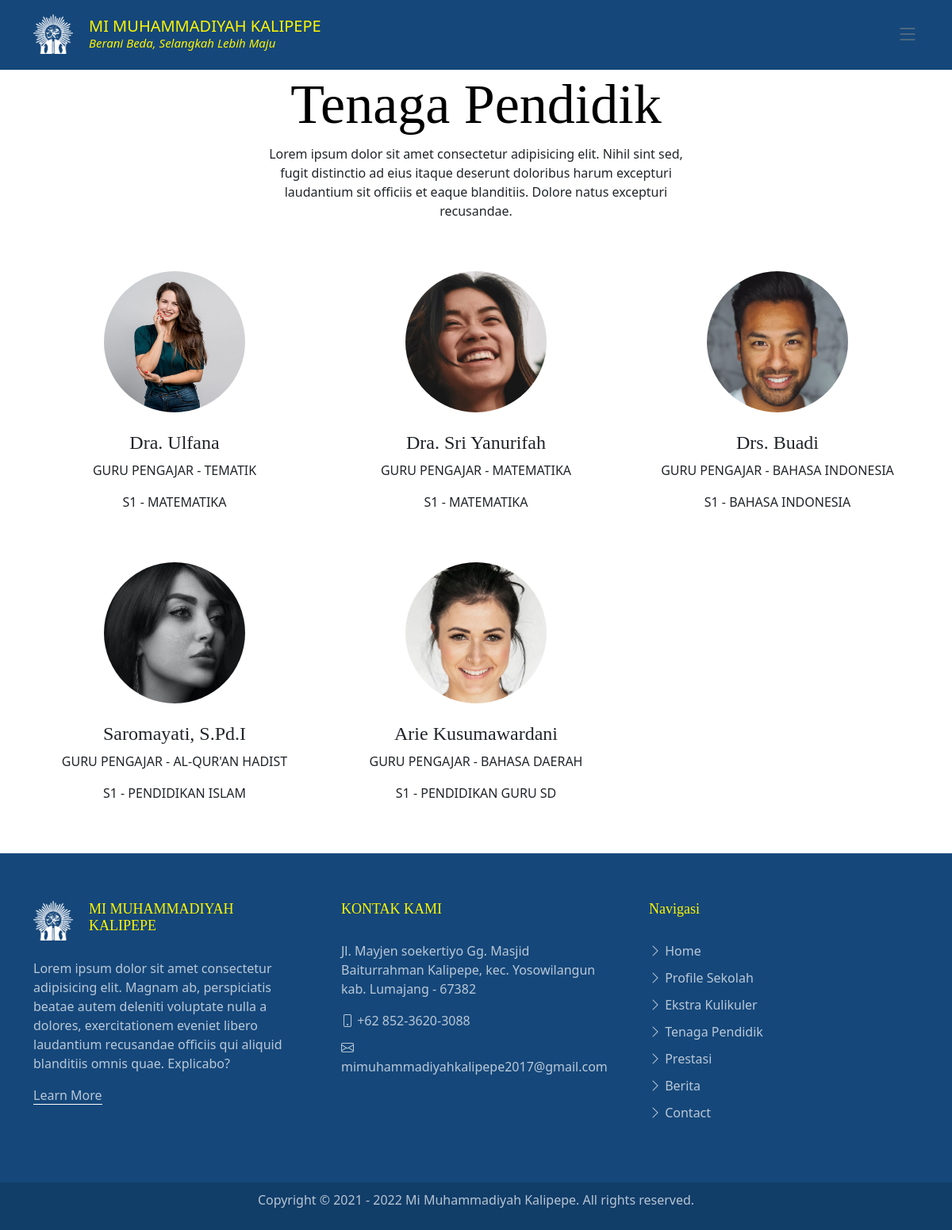
Page /index.php/home/tenaga_pendidik on the committed database.
### tables this page shows
CREATE TABLE `tb_guru` (
  `id_guru` int(11) NOT NULL,
  `nama_guru` varchar(64) NOT NULL,
  `nip_guru` int(18) NOT NULL,
  `jabatan_guru` enum('Guru Pengajar') NOT NULL,
  `id_pendidikan` int(11) NOT NULL,
  `pendidikan_terakhir` varchar(64) NOT NULL,
  `id_mapel` int(11) NOT NULL,
  `foto_guru` varchar(64) NOT NULL
);

CREATE TABLE `tb_mapel` (
  `id_mapel` int(11) NOT NULL,
  `mata_pelajaran` varchar(32) NOT NULL
);

CREATE TABLE `tb_pendidikan` (
  `id_pendidikan` int(11) NOT NULL,
  `jenjang_pendidikan` varchar(3) NOT NULL
);

### application/controllers/Home.php (called while the page is built, shortened)
<?php
class Home extends CI_Controller {
	public function __construct(){
		$this->load->model('main_model','', TRUE);
		$this->load->model('m_app','', TRUE);
		$this->load->library('pagination');
		$this->load->helper('url');
	}
	public function tenaga_pendidik(){
		$data['guru'] = $this->m_app->read_guru();
		$this->load->view('tenaga_pendidik',$data);
	}
}

### index.php (called while the page is built, shortened)
<?php
require_once BASEPATH.'core/CodeIgniter.php';

### application/models/M_app.php (called while the page is built, shortened)
<?php
class M_app extends CI_Model{
    function read_guru(){
        $this->db->select('*');
        $this->db->from('tb_guru');
        $this->db->join('tb_pendidikan','tb_pendidikan.id_pendidikan=tb_guru.id_pendidikan');
        $this->db->join('tb_mapel','tb_mapel.id_mapel=tb_guru.id_mapel');
        $this->db->order_by('id_guru','ASC');
        $query = $this->db->get();
        return $query->result();
    }
}
 ?>

### application/views/tenaga_pendidik.php (the view, shortened to what this page needs)
<!DOCTYPE html>
<html lang="en">
<head>
</head>
<body>
  <main id="main">
    <section>
      <div class="container" data-aos="fade-up">
        <div class="row">
          <div class="col-12 text-center mb-5">
            <h1 class="page-title">Tenaga Pendidik</h1>
            <div class="row justify-content-center">
              <div class="col-lg-6">
                <p>Lorem ipsum dolor sit amet consectetur adipisicing elit. Nihil sint sed, fugit distinctio ad eius itaque deserunt doloribus harum excepturi laudantium sit officiis et eaque blanditiis. Dolore natus excepturi recusandae.</p>
              </div>
            </div>
          </div>
          <?php foreach ($guru as $g) {  ?>
          <div class="col-lg-4 text-center mb-5">
            <img src="<?php echo base_url().'assets/foto/fotoguru/'.$g->foto_guru ?>" alt="" class="img-fluid rounded-circle w-50 mb-4">
            <h4><?php echo $g->nama_guru ?></h4>
            <span class="d-block mb-3 text-uppercase"><?php echo $g->jabatan_guru ?> &#45; <?php echo $g->mata_pelajaran ?></span>
            <span class="d-block mb-3 text-uppercase"><?php echo $g->jenjang_pendidikan ?> &#45; <?php echo $g->pendidikan_terakhir ?></span>
          </div>
          <?php } ?>
        </div>
      </div>
    </section>
  </main>
</body>
</html>

### assets/main/css/main.css (style rules this page uses)
:root { scroll-behavior: smooth; }
body { color: rgba(var(--color-primary-rgb), 1); }
h1, h2, h3, h4, h5, h6 { font-family: var(--font-primary); }
#main { margin-top: 90px; }
section { overflow: hidden; }
.page-title { font-size: 70px; color: var(--color-black); }
section { scroll-margin-top: 70px; }

### rows in the picture
tb_guru: foto_guru (picture), nama_guru "Dra. Ulfana", jabatan_guru "GURU PENGAJAR", id_mapel.mata_pelajaran "TEMATIK", id_pendidikan.jenjang_pendidikan "S1", pendidikan_terakhir "MATEMATIKA"
tb_guru: foto_guru (picture), nama_guru "Dra. Sri Yanurifah", jabatan_guru "GURU PENGAJAR", id_mapel.mata_pelajaran "MATEMATIKA", id_pendidikan.jenjang_pendidikan "S1", pendidikan_terakhir "MATEMATIKA"
tb_guru: foto_guru (picture), nama_guru "Drs. Buadi", jabatan_guru "GURU PENGAJAR", id_mapel.mata_pelajaran "BAHASA INDONESIA", id_pendidikan.jenjang_pendidikan "S1", pendidikan_terakhir "BAHASA INDONESIA"
tb_guru: foto_guru (picture), nama_guru "Saromayati, S.Pd.I", jabatan_guru "GURU PENGAJAR", id_mapel.mata_pelajaran "AL-QUR'AN HADIST", id_pendidikan.jenjang_pendidikan "S1", pendidikan_terakhir "PENDIDIKAN ISLAM"
tb_guru: foto_guru (picture), nama_guru "Arie Kusumawardani", jabatan_guru "GURU PENGAJAR", id_mapel.mata_pelajaran "BAHASA DAERAH", id_pendidikan.jenjang_pendidikan "S1", pendidikan_terakhir "PENDIDIKAN GURU SD"
